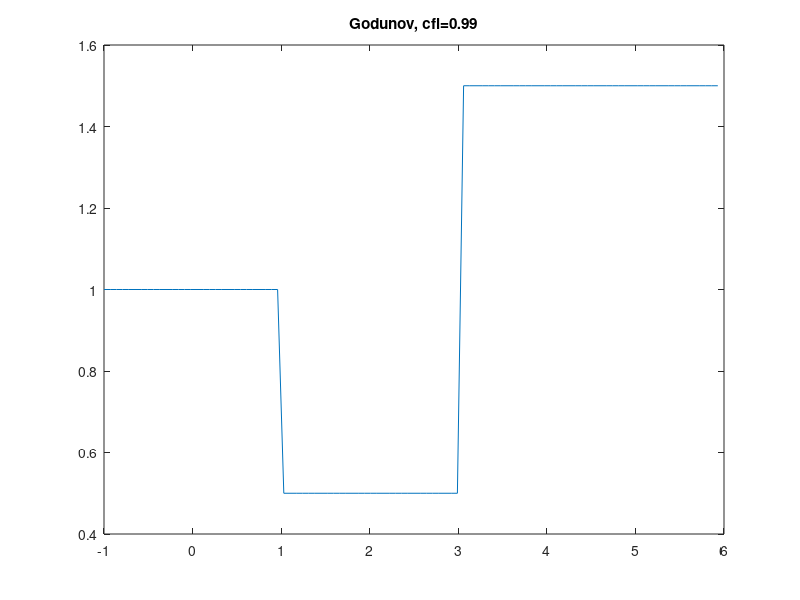

MATLAB code to generate this figure: (Note: this script raises an error after producing the figure.)
%%%%%%%%%%%%%%%%%%%%%%%%%%%%%%%%%%%%%%%%%%%%%%%%%%%%%%%%%%%%
% 
%
% schemas numeriques pour le probleme de Riemann avec l'equation de Burgers
% u,t + 4u(2-u),x = 0
%
%%%%%%%%%%%%%%%%%%%%%%%%%%%%%%%%%%%%%%%%%%%%%%%%%%%%%%%%%%%%
%
% lg = longueur du domaine
lg = 7. ;
% nx = nombre de mailles
nx = 100 ;
% dx = pas d'espace
dx = lg/nx ;
% etat gauche et droit
ul = 1 ;
umid = 1/2;
ur = 3/2 ;
% condition cfl
cfl = dx/max(max(abs(ul),abs(ur)),abs(umid)) ;
tt=3;

x=zeros(1,nx) ;
u=zeros(1,nx) ;
v=zeros(1,nx) ;
w=zeros(1,nx) ;
up=zeros(1,nx) ;
um=zeros(1,nx) ;
% x = points du maillage
% u = donnee initiale



%%%%%%%%%%%%%%%%%%%%%%%%%%%%%%%%%%%%%%%%%%%%%%%%%%%%%%%%%%%%
% nouveau schema: Godunov avec cfl=0.99 
%%%%%%%%%%%%%%%%%%%%%%%%%%%%%%%%%%%%%%%%%%%%%%%%%%%%%%%%%%%%
%
%
% initialisation
%
x=zeros(1,nx) ;
u=zeros(1,nx) ;
v=zeros(1,nx) ;
w=zeros(1,nx) ;
f=zeros(1,nx) ;
sigma=zeros(1,nx) ;
for i=1:nx
  x(i) = ((i-1)*dx)-1  ;
  if x(i) < 1
     u(i) = ul ;
  elseif x(i) < 3
     u(i) = umid ;
  else
    u(i) = ur;
  end
end
w = u ;

plot(x,u) ;
title('Godunov, cfl=0.99')

pause(1) ;
%%%%%%%%%%%%%%%%%%%%%%%%%%%%%%%%%%%%%%%%%%%%%%%%%%%%%%%%%%%%
% marche en temps : Godunov
%%%%%%%%%%%%%%%%%%%%%%%%%%%%%%%%%%%%%%%%%%%%%%%%%%%%%%%%%%%%
% 
t=0;

while (t<tt)

cfl = dx/max(abs(fprime(u))) ;
dt = 0.95*cfl ;
t=t+dt;

% evaluation du flux a l'interface
f = flux(u) ;
up = wshift2('1D',u,+1) ;
for i=1:nx
    fu = flux(u(i));
    fp = flux(up(i));
if u(i) < up(i)
% choc
     sigma = (flux(u(i))-flux(up(i)))/(u(i)-up(i)); 
     if sigma < 0.
        f(i) = flux(up(i)) ;
     end
     if sigma == 0.
         f(i) = 0.5*(flux(up(i))+flux(up(i)));
     end
elseif u(i) > up(i)
% detente
     if fprime(u(i)) < 0.
        f(i) = flux(up(i)) ;
     elseif fprime(up(i)) > 0.
        f(i) = flux(u(i)) ;
     else 
        f(i) = 0.0;
     end
end
end
fm = wshift2('1D',f,-1) ;
v = u -(dt/dx)*(f-fm) ;
u = v ; 
drawnow
plot(x,u,'*',x,u,':') ;
title('Finite volume solution at cfl=0.99')
xlabel('x')
ylabel('u')
pause(0) ;
end
%
%end
